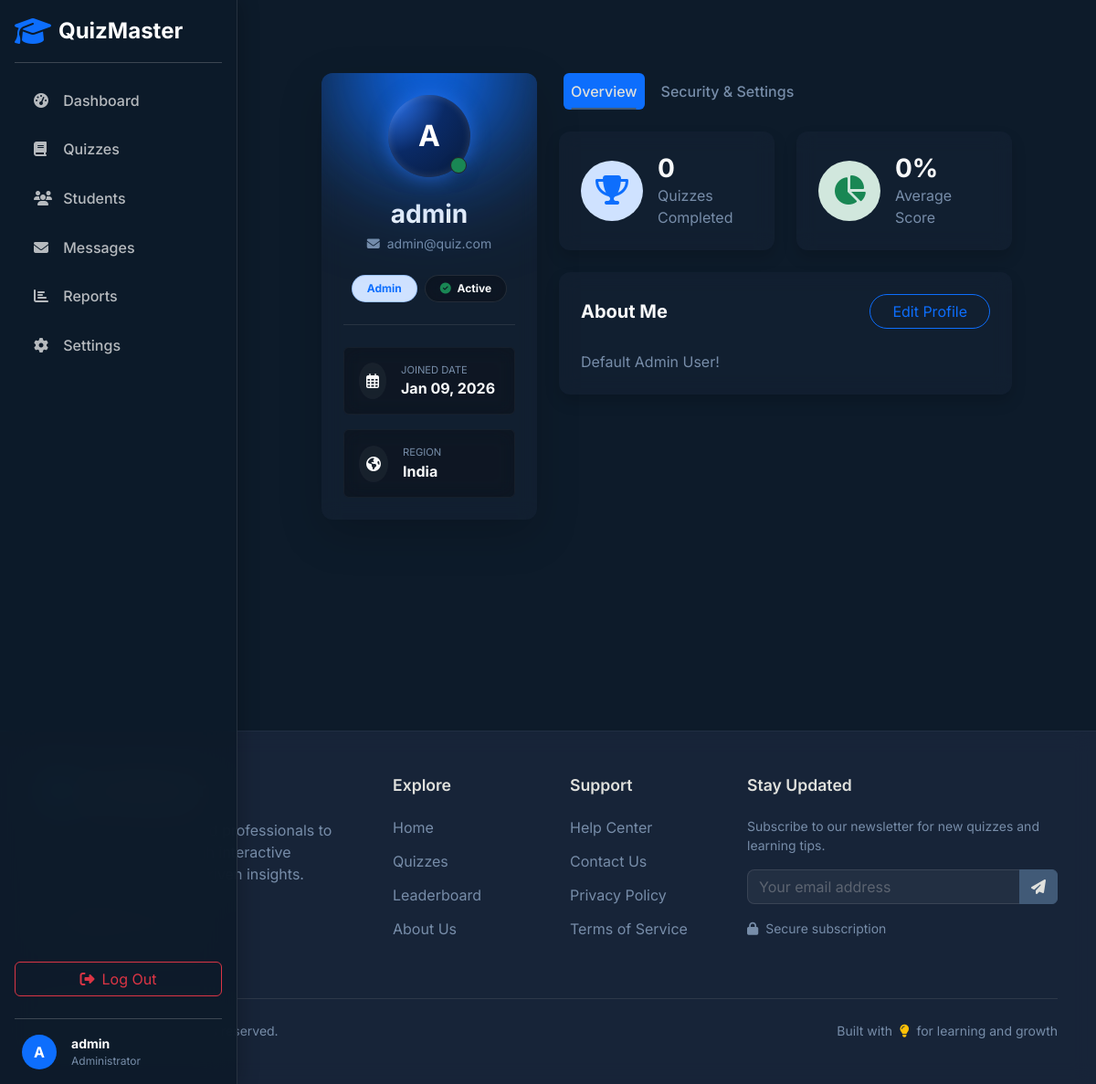
/student/profile.php (signed in), run on the app's committed database.
### tables this page shows
CREATE TABLE users (
    id INT AUTO_INCREMENT PRIMARY KEY,
    username VARCHAR(50) NOT NULL UNIQUE,
    email VARCHAR(100) NOT NULL UNIQUE,
    password VARCHAR(255) NOT NULL,
    role ENUM('admin', 'student') NOT NULL DEFAULT 'student',
    is_blocked TINYINT(1) DEFAULT 0,
    bio TEXT DEFAULT NULL,
    created_at TIMESTAMP DEFAULT CURRENT_TIMESTAMP
);

### controllers/profile-process.php (called while the page is built, shortened)
<?php
require_once '../config/database.php';
require_once '../includes/functions.php';
$user_id = $_SESSION['user_id'];
$stmt = $pdo->prepare("SELECT username, email, role, bio, created_at FROM users WHERE id = ?");
$stmt->execute([$user_id]);
$user = $stmt->fetch();
$quizzes_taken = $pdo->prepare("SELECT COUNT(*) FROM quiz_attempts WHERE user_id = ?");
$quizzes_taken->execute([$user_id]);
$stats_count = $quizzes_taken->fetchColumn();
$avg_score_stmt = $pdo->prepare("SELECT AVG((score/total_questions)*100) FROM quiz_attempts WHERE user_id = ? AND total_questions > 0");
$avg_score_stmt->execute([$user_id]);
$avg_score = round((float)$avg_score_stmt->fetchColumn(), 1);
include_once '../includes/header.php';
?>

### includes/functions.php (called while the page is built, shortened)
<?php
function sanitize($data) {
    return htmlspecialchars(strip_tags(trim($data)));
}
?>

### student/profile.php (the view, shortened to what this page needs)
<?php include_once '../controllers/profile-process.php'; ?>
<div class="container px-lg-5">
    <div class="row">
        <div class="col-lg-4 mb-4 mb-lg-0">
            <div class="glass-card p-4 text-center border-0 shadow-lg position-relative overflow-hidden h-100">
                <div class="position-absolute top-0 start-50 translate-middle bg-primary opacity-10 rounded-circle" style="width: 200px; height: 200px; filter: blur(60px);"></div>
                <div class="profile-avatar-floating mx-auto mb-4 position-relative" style="margin-top: 0;">
                    <span class="fw-bold"><?php echo strtoupper(substr($user['username'], 0, 1)); ?></span>
                    <div class="position-absolute bottom-0 end-0 p-2 bg-success border border-dark rounded-circle me-1 mb-1 shadow"></div>
                </div>
                <h3 class="text-light fw-bold mb-1"><?php echo sanitize($user['username']); ?></h3>
                <p class="text-muted mb-4 small"><i class="fas fa-envelope me-2"></i><?php echo sanitize($user['email']); ?></p>
                <div class="d-flex justify-content-center gap-2 mb-4">
                    <span class="badge bg-primary-subtle text-primary border border-primary border-opacity-25 rounded-pill px-3 py-2">
                        <?php echo ucfirst($user['role']); ?>
                    </span>
                    <span class="badge bg-dark-glass text-light border border-secondary border-opacity-25 rounded-pill px-3 py-2">
                        <i class="fas fa-check-circle text-success me-1"></i> Active
                    </span>
                </div>
                <hr class="border-secondary opacity-25 my-4">
                <div class="row g-3 text-start">
                    <div class="col-12">
                        <div class="p-3 rounded bg-dark-glass border border-secondary border-opacity-10 d-flex align-items-center transition-hover">
                            <div class="bg-secondary bg-opacity-10 p-2 rounded-circle me-3">
                                <i class="far fa-calendar-alt text-light"></i>
                            </div>
                            <div>
                                <small class="text-muted d-block text-uppercase" style="font-size: 0.7rem;">Joined Date</small>
                                <span class="text-light fw-bold"><?php echo date('M d, Y', strtotime($user['created_at'])); ?></span>
                            </div>
                        </div>
                    </div>
                     <div class="col-12">
                        <div class="p-3 rounded bg-dark-glass border border-secondary border-opacity-10 d-flex align-items-center transition-hover">
                            <div class="bg-secondary bg-opacity-10 p-2 rounded-circle me-3">
                                <i class="fas fa-globe-americas text-light"></i>
                            </div>
                            <div>
                                <small class="text-muted d-block text-uppercase" style="font-size: 0.7rem;">Region</small>
                                <span class="text-light fw-bold">India</span>
                            </div>
                        </div>
                    </div>
                </div>
            </div>
        </div>
        <div class="col-lg-8">
            <ul class="nav nav-pills nav-pills-custom mb-4" id="profileTabs" role="tablist">
                <li class="nav-item" role="presentation">
                    <button class="nav-link active px-2" id="overview-tab" data-bs-toggle="pill" data-bs-target="#overview" type="button" role="tab">Overview</button>
                </li>
                <li class="nav-item" role="presentation">
                    <button class="nav-link px-2" id="security-tab" data-bs-toggle="pill" data-bs-target="#security" type="button" role="tab">Security & Settings</button>
                </li>
            </ul>
            <div class="tab-content" id="profileTabsContent">
                <div class="tab-pane fade show active" id="overview" role="tabpanel">
                    <div class="row g-4 mb-4">
                        <div class="col-md-6">
                            <div class="card glass-card border-0 shadow h-100 hover-lift">
                                <div class="card-body p-4 d-flex align-items-center">
                                    <div class="bg-primary-subtle p-3 rounded-circle me-3">
                                        <i class="fas fa-trophy fa-2x text-primary"></i>
                                    </div>
                                    <div>
                                        <h3 class="text-light fw-bold mb-0"><?php echo $stats_count; ?></h3>
                                        <span class="text-muted">Quizzes Completed</span>
                                    </div>
                                </div>
                            </div>
                        </div>
                        <div class="col-md-6">
                            <div class="card glass-card border-0 shadow h-100 hover-lift">
                                <div class="card-body p-4 d-flex align-items-center">
                                    <div class="bg-success-subtle p-3 rounded-circle me-3">
                                        <i class="fas fa-chart-pie fa-2x text-success"></i>
                                    </div>
                                    <div>
                                        <h3 class="text-light fw-bold mb-0"><?php echo $avg_score; ?>%</h3>
                                        <span class="text-muted">Average Score</span>
                                    </div>
                                </div>
                            </div>
                        </div>
                    </div>
                    <div class="card glass-card border-0 shadow">
                        <div class="card-body p-4">
                            <div class="d-flex justify-content-between align-items-center mb-4">
                                <h5 class="text-light mb-0">About Me</h5>
                                <button class="btn btn-outline-primary rounded-pill px-4" data-bs-toggle="modal" data-bs-target="#editProfileModal">Edit Profile</button>
                            </div>
                            <p class="text-muted mb-0">
                                <?php if (!empty($user['bio'])): ?>
                                    <?php echo nl2br(sanitize($user['bio'])); ?>
                                <?php else: ?>
                                    Hello, I'm <strong class="text-light"><?php echo sanitize($user['username']); ?></strong>. I'm a passionate learner using QuizMaster to improve my skills. Challenge me to a quiz!
                                <?php endif; ?>
                            </p>
                        </div>
                    </div>
                </div>
            </div>
        </div>
    </div>
</div>
</div>
<?php include_once '../includes/footer.php'; ?>

### assets/css/style.css (style rules this page uses)
:root { --ink-black: #0D1B2A; --prussian-blue: #1B263B; --dusk-blue: #415A77; --dusty-denim: #778DA9; --alabaster-grey: #E0E1DD; --primary: #415A77; --secondary: #778DA9; --dark-bg: #0D1B2A; --card-bg: #1B263B; --light-text: #E0E1DD; --muted-text: #778DA9; --success: #10b981; --warning: #f59e0b; --danger: #ef4444; --info: #3b82f6; --gradient-primary: linear-gradient(135deg, #1B263B 0%, #415A77 100%); --gradient-accent: linear-gradient(135deg, #415A77 0%, #778DA9 100%); }
body { background-color: var(--dark-bg); color: var(--light-text); font-family: 'Inter', system-ui, -apple-system, sans-serif; min-height: 100vh; display: flex; flex-direction: column; }
h1, h2, h3, h4, h5, h6 { color: var(--alabaster-grey); font-weight: 700; }
.card { background-color: var(--card-bg); border: 1px solid rgba(119, 141, 169, 0.2); border-radius: 12px; box-shadow: 0 4px 6px rgba(13, 27, 42, 0.3); transition: transform 0.3s ease, box-shadow 0.3s ease; }
.nav-link { color: var(--dusty-denim) !important; font-weight: 500; margin: 0 5px; position: relative; transition: all 0.3s ease; }
.nav-link:hover, .nav-link.active { color: var(--alabaster-grey) !important; }
.nav-link::after { content: ''; position: absolute; width: 0; height: 2px; bottom: 0; left: 50%; background-color: var(--dusk-blue); transition: all 0.3s cubic-bezier(0.165, 0.84, 0.44, 1); transform: translateX(-50%); }
.nav-link:hover::after, .nav-link.active::after { width: 80%; }
.text-muted { color: var(--muted-text) !important; }
.glass-card { background: rgba(27, 38, 59, 0.6); backdrop-filter: blur(10px); -webkit-backdrop-filter: blur(10px); border: 1px solid rgba(119, 141, 169, 0.1); border-radius: 12px; }
.hover-lift { transition: transform 0.3s ease, border-color 0.3s ease, background-color 0.3s ease; }
.bg-dark-glass { background-color: rgba(13, 27, 42, 0.5); backdrop-filter: blur(10px); -webkit-backdrop-filter: blur(10px); }

### student/profile.php (style rules this page uses)
.bg-primary-subtle { background-color: rgba(65, 90, 119, 0.2); }
.bg-success-subtle { background-color: rgba(16, 185, 129, 0.2); }
.bg-dark-glass { background-color: rgba(0,0,0,0.3); }
.glass-card { background: rgba(27, 38, 59, 0.4); backdrop-filter: blur(10px); border: 1px solid rgba(119, 141, 169, 0.1); }
.profile-avatar-floating { width: 90px; height: 90px; border-radius: 50%; background: radial-gradient( circle at top left, #2f7cff, #0a2a66, #081a3a ); color: #ffffff; font-size: 32px; box-shadow: 0 0 20px rgba(47, 124, 255, 0.6), inset 0 0 10px rgba(255, 255, 255, 0.15); display: flex; justify-content: center; align-items: center; }

### data on the page
users: username "A", username "admin", email "admin@quiz.com", role "Admin", created_at "Jan 09, 2026", bio "Default Admin User!"

### other printed values
substr($_SESSION['username'], 0, 1) "A"
$_SESSION['username'] "admin"
$stats_count "0"
$avg_score "0"
